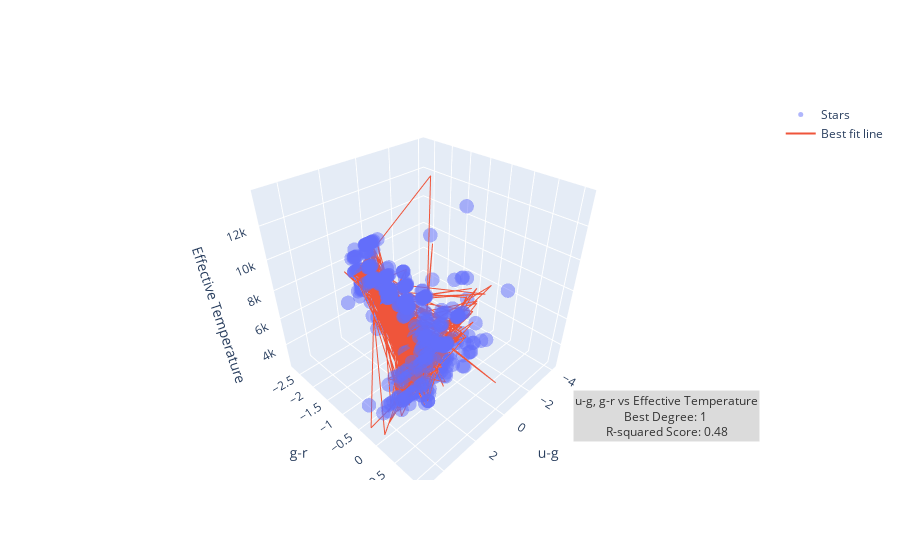

Write notebook code for a chart like this one.
### Code cell
ug_gr = pd.DataFrame()
ug_gr = color_filters_df["u_g"] + color_filters_df["metallicity"]

x_train, x_test, y_train, y_test = train_test_split(ug_gr, color_filters_df["temperature"], test_size=0.2, random_state=42) 
x_train_reshape = x_train.values.reshape(-1, 1) 
x_test_reshape = x_test.values.reshape(-1, 1)

u_g_x_train, u_g_x_test, u_g_y_train, u_g_y_test = train_test_split(color_filters_df["u_g"], color_filters_df["temperature"], test_size=0.2, random_state=42) 
u_g_x_train_reshape = u_g_x_train.values.reshape(-1, 1) 
u_g_x_test_reshape = u_g_x_test.values.reshape(-1, 1)

g_r_x_train, g_r_x_test, g_r_y_train, g_r_y_test = train_test_split(color_filters_df["metallicity"], color_filters_df["temperature"], test_size=0.2, random_state=42) 
g_r_x_train_reshape = g_r_x_train.values.reshape(-1, 1) 
g_r_x_test_reshape = g_r_x_test.values.reshape(-1, 1)

best_score = 0
best_prediction = None
best_degree = 0

for i in range(1, 2):
    poly = PolynomialFeatures(degree=i)

    x_train_tf = poly.fit_transform(x_train_reshape)
    x_test_tf = poly.fit_transform(x_test_reshape)

    model = LinearRegression()
    model.fit(x_train_tf, y_train)

    predictions = model.predict(x_test_tf)

    r2 = r2_score(y_test, predictions)
    
    if r2 > best_score:
        best_score = r2
        best_prediction = predictions
        best_degree = i

import plotly.graph_objects as go
# Create a 3D scatter plot
fig = go.Figure(data=[go.Scatter3d(x=u_g_x_test, y=g_r_x_test, z=u_g_y_test, mode='markers', name='Stars')])

fig.add_trace(go.Scatter3d(
    x=u_g_x_test, 
    y=g_r_x_test, 
    z=best_prediction,
    mode='lines',
    name='Best fit line'
))

# Annotation
description = 'u-g, g-r vs Effective Temperature<br>'
description += f'Best Degree: {best_degree}\n<br>'
description += f'R-squared Score: {best_score:.2f}<br>'

# Add a text annotation
fig.add_annotation(
    text=description,
    xref="paper", yref="paper",
    x=0.99, y=0.1,
    showarrow=False,
    font=dict(size=12, color="black"),
    bgcolor="lightgrey",
    opacity=0.8
)

# Customize the appearance if needed
fig.update_traces(marker=dict(size=5, opacity=0.5))

# Add labels
fig.update_layout(scene=dict(xaxis_title='u-g', yaxis_title='g-r', zaxis_title='Effective Temperature'))

# Show the interactive plot
fig.show()

### Figure 1 — Plotly figure (JSON) as saved in the notebook; plotly's stock layout.template omitted (floating-point values rounded to 4 significant figures; data arrays with more than 128 entries replaced by an {"elided": "..."} marker saying what was removed)
{"data": [{"marker": {"opacity": 0.5, "size": 5}, "mode": "markers", "name": "Stars", "type": "scatter3d", "x": {"elided": "1000 float values"}, "y": {"elided": "1000 float values"}, "z": {"elided": "1000 int values"}}, {"marker": {"opacity": 0.5, "size": 5}, "mode": "lines", "name": "Best fit line", "type": "scatter3d", "x": {"elided": "1000 float values"}, "y": {"elided": "1000 float values"}, "z": {"elided": "1000 float values"}}], "layout": {"annotations": [{"bgcolor": "lightgrey", "font": {"color": "black", "size": 12}, "opacity": 0.8, "showarrow": false, "text": "u-g, g-r vs Effective Temperature<br>Best Degree: 1\n<br>R-squared Score: 0.48<br>", "x": 0.99, "xref": "paper", "y": 0.1, "yref": "paper"}], "scene": {"xaxis": {"title": {"text": "u-g"}}, "yaxis": {"title": {"text": "g-r"}}, "zaxis": {"title": {"text": "Effective Temperature"}}}}}
